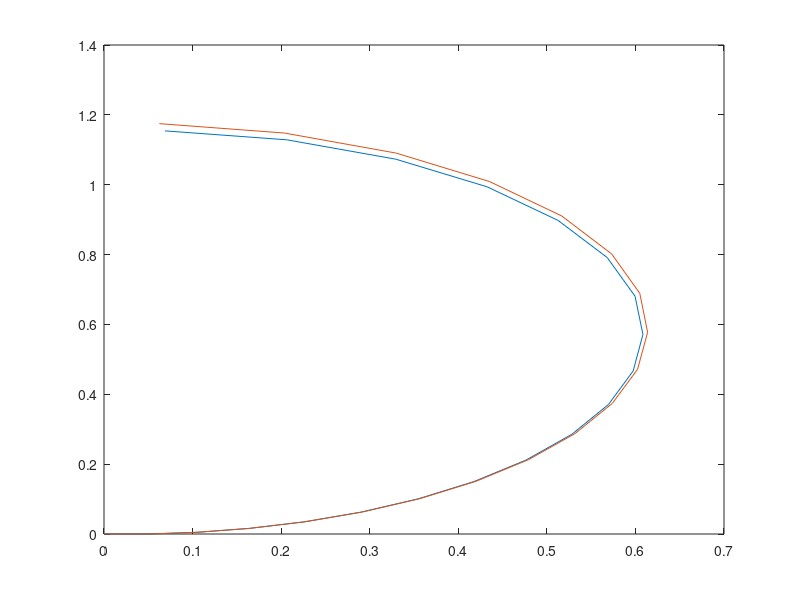

Reproduce this figure in MATLAB.
epsi0 = 0;
delta0= 0;
v0= 0.5;
steps = 20;  %steps for forward simulations
accel = 0.5;
dt = 0.1;
L=0.325; %wheelbase
delta = deg2rad(30);  %steering angle 30 degrees 
delta0 = deg2rad(30);
x= zeros(steps,1);
y= zeros(steps,1);
shi = zeros(steps,1);
v = zeros(steps,1);
horizon = 1:1:steps;
x(1)= 0;
y(1)=0;
shi(1) = epsi0;
v(1) = v0;
%Non linearized kinematics model
for k = 1:steps-1
    x(k+1) = x(k) + dt*v(k)*cos(shi(k));
    y(k+1) = y(k) + dt*v(k)*sin(shi(k));
    shi(k+1) = shi(k) + dt*(v(k)/L)*tan(delta);
    v(k+1) = v(k) + dt*accel;
end
plot(x,y)
accel = 0.5;
xl= zeros(steps,1);
yl= zeros(steps,1);
shil = zeros(steps,1);
vl = zeros(steps,1);
xl(1)= 0;
yl(1)=0;
shil(1) = epsi0;
vl(1) = v0;
%Linarized version for kinematic model with real wheel reference 
for k = 1:steps-1
    xl(k+1) = xl(k) + dt*vl(k)*(cos(epsi0)-(shil(k)-epsi0)*sin(epsi0));
    yl(k+1) = yl(k) + dt*vl(k)*(sin(epsi0)+(shil(k)-epsi0)*cos(epsi0));
    shil(k+1) = shil(k) + dt*(vl(k)/L)*(tan(delta0)+(delta-delta0)*sec(delta0)^2);
    vl(k+1) = vl(k) + dt*accel;
    
    epsi0=shil(k);  %used for testing successive linearization
end
hold on
plot(xl,yl)